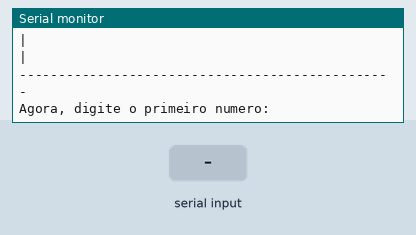
The sketch below on a simulated Arduino Uno, built with avr-gcc and run on an emulated ATmega328P. Shown: the last lines printed to the serial monitor. The test bench sets the inputs (shaded band).

Above: at 1.0 s.
1.1 s: "s" received over Serial
At 2.6 s:
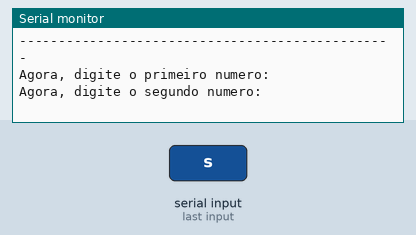
3.6 s: "90,45,200\n" received over Serial
At 5.3 s:
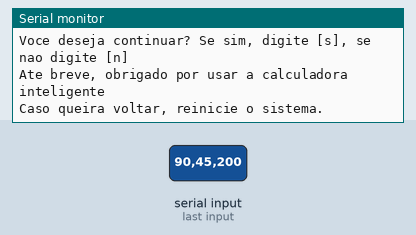

The sketch:

calculadora_com_menu1.ino
```cpp
int escolhaDaOperacao;
	float r = 0;
int contador = 0;
int repetir = 0;
/*      ↑  void subtrair2(float n1Param, float n2Param);
        |   {Serial.println("WOW!!! o resultado foi: " + String(r));}
        |
        |  // Se você usar somente o subtrair2 ele vai fazer o println, pois ele está no
        |     "codigo" dele.
		|
        |
	    | 	 Nesse caso o n3 e n4 são usados somente dentro de somar
		 \ 	 eles não vão conseguir ser utilizados no codigo, você teria que
		  \_ commitar ele ali em cima. Os dois valores tem que ter um valor agora ou
             depoius no codigo*/
//float somar(float n3, int n4 = 0){
// O n3 é considerado um valor obrigatorio pois ele não tem um valor definido, o n4 é considerado
// opcional pois ele já tem um valor atribuido.
 //return (n1 + n2 + n3 + n4);

float somar(float n1, float n2, float n3 = 0){
// precisa pegar os valores da variavel n1 e n2
//Criar um parametro n3 que seja opciona
  return(n1 + n2 + n3);//se não por valor inicial aos parametros, eles tornal obrigatorios
}
float subtracao(float n1, float n2, float n3 = 0){
  return(n1 - n2 - n3);
}
float multiplicacao(float n1, float n2, float n3 = 1){
   return(n1 * n2 * n3);
}
float divisao(float n1, float n2, float n3 = 1){
   return(n1 / n2 / n3);
}

void setup()
{

  Serial.begin(9600);
  float n1b = 0.0;
  float n2b = 0.0;

   do{


     Serial.println();
     Serial.println();
     Serial.println();
    Serial.println("------------------------------------------------");
    Serial.println("|                                              |");
    Serial.println("|Bem-vindo(a) calculador mega inteligente :p!!!|");
    Serial.println("|                                              |");
    Serial.println("------------------------------------------------");

     Serial.println();
    Serial.println("Agora, digite o primeiro numero:");
    while(!Serial.available ()){}
    n1b = Serial.parseFloat();

    Serial.println();
    Serial.println("Agora, digite o segundo numero:");
    while(!Serial.available ()){}
    n2b = Serial.parseFloat();

     Serial.println();
     Serial.println();
     Serial.println("Agora, escolha uma das opcoes/operacoes:");
    Serial.println("1 - Somar");
    Serial.println("2 - Subtrair");
    Serial.println("3 - Multiplicar");
    Serial.println("4 - Dividir");


    while(!Serial.available ()){}//espera o usúario digitar


    escolhaDaOperacao = Serial.parseInt();//armazena o que o usúario digitou na variável

    if(escolhaDaOperacao != 1){}// só entra no corpo do if se a condição for verdadeira
    else if(escolhaDaOperacao == 2){}// só entra no corpo do if se a condição for verdadeira
    else if(escolhaDaOperacao == 3){}// só entra no corpo do if se a condição for verdadeira
    else if(escolhaDaOperacao == 4){}// só entra no corpo do if se a condição for verdadeira

     Serial.println();

    switch(escolhaDaOperacao){
      case 1:
      // 1a opção - float r = somar()
      // 1a opção - Serial.println("WOW!!! o resultado foi: " + String(r));

      	float r;
      //Ela está querendo dizer que o valor de n3 mudou para 10 e n4 para 5
      //1a opção:
        r = somar(n1b, n2b);
        Serial.println("WOW!!! o resultado foi: " + String(r));

      // 2a opção - Serial.println("WOW!!! o resultado foi: " + String(somar()));
      break;

      case 2:

      r = subtracao(n1b, n2b);
      Serial.println("WOW!!! o resultado foi: " + String(r));
      break;

      case 3:

      r = multiplicacao(n1b, n2b);// só entra no corpo do if se a condição for verdadeira
      Serial.println("WOW!!! o resultado foi: " + String(r));
      break;

      case 4:

      r = divisao(n1b, n2b);
      Serial.println("WOW!!! o resultado foi: " + String(r));
      break;


      default:
       Serial.println("Opçao inválida");


      }

    Serial.println("Voce deseja continuar? Se sim, digite [s], se nao digite [n]");
    while(! Serial.available());//espera o usúario digitar


    if(Serial.readString() == "s"){
      repetir++;
    }else{
     repetir = 0;
      Serial.println();
      Serial.println();
      Serial.println("Ate breve, obrigado por usar a calculadora inteligente");
      Serial.println("Caso queira voltar, reinicie o sistema.");
    }
  }
  while(repetir != 0);

}

void loop()
 {
  //sem codigo]]
 }
  
```

Measured:
- after the input at 1.1 s, the serial monitor: prints a new line after 1.0 s (image 1)
- after the input at 3.6 s, the serial monitor: prints a new line at once (image 2)
